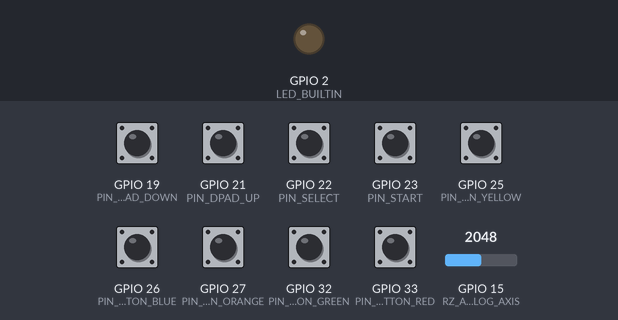
A program run on a simulated ESP32. Parts: output pins drawn as LEDs (lit = HIGH). The test bench sets the inputs (shaded band); at power-on: GPIO 19 (PIN_DPAD_DOWN), GPIO 21 (PIN_DPAD_UP), GPIO 22 (PIN_SELECT), GPIO 23 (PIN_START), GPIO 25 (PIN_BUTTON_YELLOW), GPIO 26 (PIN_BUTTON_BLUE), GPIO 27 (PIN_BUTTON_ORANGE), GPIO 32 (PIN_BUTTON_GREEN), GPIO 33 (PIN_BUTTON_RED) HIGH, GPIO 15 (RZ_ANALOG_AXIS) = 2048. USB keyboard and mouse output is not drawn; what the program prints to the serial monitor is not drawn.

Above: at 1.2 s.
1.3 s: GPIO 19 (PIN_DPAD_DOWN) pulled LOW for 0.15 s
At 1.43 s:
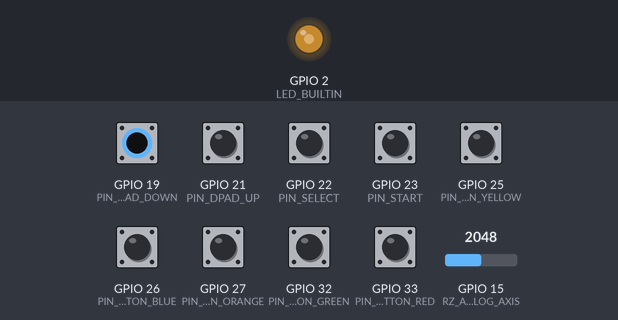
3.0 s: GPIO 19 (PIN_DPAD_DOWN) pulled LOW for 1 s
At 3.8 s:
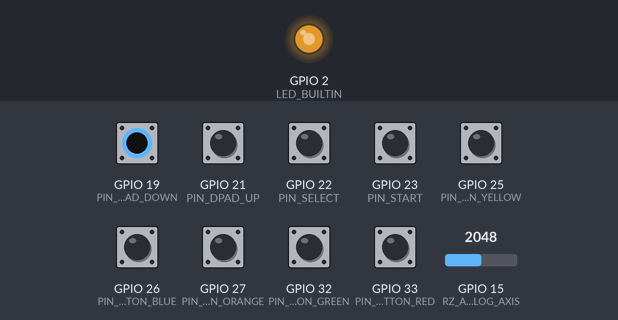
5.5 s: GPIO 21 (PIN_DPAD_UP) pulled LOW for 0.15 s
At 6.5 s:
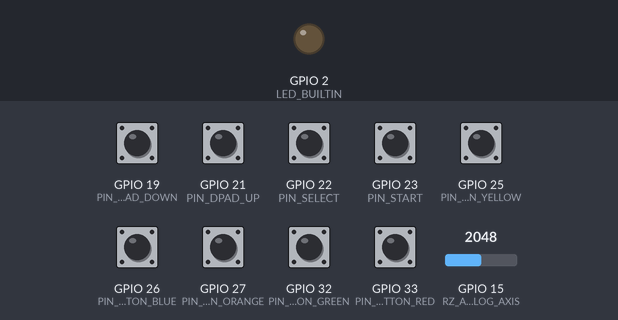
Timing chart, 0 to 8.5 s (numbered marks = the images above; inputs shaded):
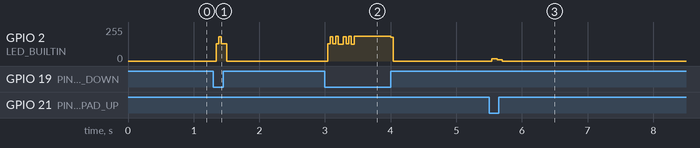

The program:

main.cpp
```cpp
#include <Arduino.h>
#include <BleGamepad.h>

BleGamepad bleGamepad;

#define BUTTON_STATE        INPUT_PULLUP
#define TOTAL_BUTTONS       9

#define PIN_BUTTON_GREEN    32
#define PIN_BUTTON_RED      33
#define PIN_BUTTON_YELLOW   25
#define PIN_BUTTON_BLUE     26
#define PIN_BUTTON_ORANGE   27

#define PIN_START           23
#define PIN_SELECT          22

#define PIN_DPAD_UP         21
#define PIN_DPAD_DOWN       19

#define RZ_ANALOG_AXIS      15


int pinToButton[TOTAL_BUTTONS]
{
  PIN_BUTTON_GREEN,
  PIN_BUTTON_RED,
  PIN_BUTTON_YELLOW,
  PIN_BUTTON_BLUE,
  PIN_BUTTON_ORANGE,
  PIN_START,
  PIN_SELECT,
  PIN_DPAD_UP,
  PIN_DPAD_DOWN,
};

uint16_t buttonToPin[TOTAL_BUTTONS]
{
  BUTTON_1,
  BUTTON_2,
  BUTTON_3,
  BUTTON_4,
  BUTTON_5,
  BUTTON_6,
  BUTTON_7,
  BUTTON_8,
  BUTTON_9,
};

void setup()
{
  Serial.begin(115200);
  Serial.println("Starting BLE work!");

  //LED TEST
  pinMode(LED_BUILTIN, OUTPUT);
  //
  for (int index = 0; index < TOTAL_BUTTONS; index++)
  {
    pinMode(pinToButton[index], BUTTON_STATE);
  }

  pinMode(RZ_ANALOG_AXIS, INPUT);

  //Controller Configurator
  BleGamepadConfiguration bleGamepadConfig;
  bleGamepadConfig.setAutoReport(true);
  bleGamepadConfig.setControllerType(CONTROLLER_TYPE_GAMEPAD); // CONTROLLER_TYPE_JOYSTICK, CONTROLLER_TYPE_GAMEPAD (DEFAULT), CONTROLLER_TYPE_MULTI_AXIS
  bleGamepadConfig.setButtonCount(TOTAL_BUTTONS);
  //enableX, enableY, enableZ, enableRX, enableRY, enableRZ, enableSlider1, enableSlider2
  bleGamepadConfig.setWhichAxes(false, false, false, false, false, true, false, false);
  //enableRudder, enableThrottle, enableAccelerator, enableBrake, enableSteering
  bleGamepadConfig.setWhichSimulationControls(false, false, false, false, false);
  bleGamepadConfig.setHatSwitchCount(0);

  bleGamepad.begin(&bleGamepadConfig);
  // The default bleGamepad.begin() above enables 16 buttons, all axes, one hat, and no simulation controls or special buttons
}

void loop()
{
  if (bleGamepad.isConnected())
  {
    for (int index = 0; index < TOTAL_BUTTONS; index++)
    {
      int pinStatus = !digitalRead(pinToButton[index]);
      if (pinStatus == HIGH)
      {
        bleGamepad.press(buttonToPin[index]);
        digitalWrite(LED_BUILTIN, HIGH);
      }
      else
      {
        bleGamepad.release(buttonToPin[index]);
        digitalWrite(LED_BUILTIN, LOW);
      }
    }

    int rzAxis = analogRead(RZ_ANALOG_AXIS);
    rzAxis = map(rzAxis,0,4095,-32767,32767);
    bleGamepad.setRZ(rzAxis);
  }

}
```

Measured:
- after the input at 1.3 s, GPIO 2 (LED_BUILTIN): 0/255 → 128/255 at once, → 0/255 0.16 s later
- after the input at 5.5 s, GPIO 2 (LED_BUILTIN): 0/255 → 16/255 at once, → 9/255 0.08 s later, → 0/255 0.08 s later
